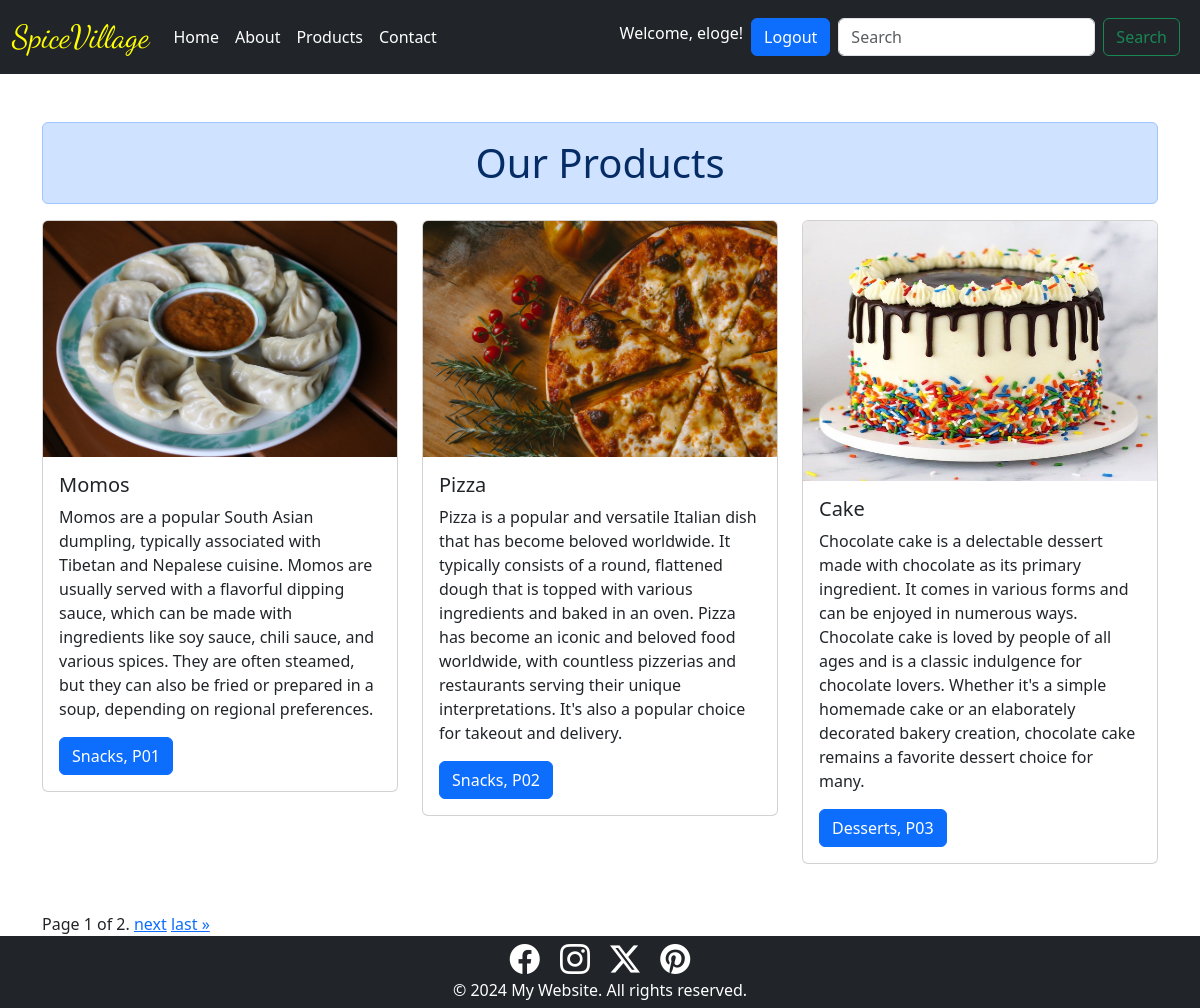
/products (signed in), run on the app's committed database.
### test1/models.py (models this page shows, shortened)
class Product(models.Model):
    product_id = models.CharField(max_length=30, unique=True)
    product_name = models.CharField(max_length=30)
    product_description= models.CharField(max_length=400)
    product_category= models.CharField(max_length=100)
    product_img= models.ImageField(upload_to='images/')

### test1/views.py (the view)
# urls.py: path('products', views.product, name='products'),
@login_required(login_url='loginuser')
def product (request):
    product_info = Product.objects.all()
    paginator = Paginator(product_info, 3)
    page_number = request.GET.get('page')
    page_obj = paginator.get_page(page_number)
    return render(request, 'test1/product.html', {'page_obj': page_obj})

### test1/templates/test1/product.html (shortened to what this page needs)
<!DOCTYPE html>
<html lang="en">
<head>
    <link href="https://cdn.jsdelivr.net/npm/bootstrap@5.3.8/dist/css/bootstrap.min.css" rel="stylesheet">
</head>
<body>
    {% include 'test1/navbar.html' %}
    <div class="container mt-5">
    <h1 class="alert alert-primary text-center">Our Products</h1>
    <div class="row mb-4">
        {% for x in page_obj %}
            <div class="col-lg-4 col-md-6 col-12 mb-4">
                <div class="card">
                    <img src="{{x.product_img.url}}" class="card-img-top img-fluid" alt="..." style="max-width: 100%; max-height: 260px;">
                    <div class="card-body">
                        <h5 class="card-title">{{x.product_name}}</h5>
                        <p class="card-text">{{x.product_description}}</p>
                        <a href="#" class="btn btn-primary">{{x.product_category}}, {{x.product_id}}</a>
                    </div>
                </div>
            </div>
        {% endfor %}
    </div>
  <div class="pagination">
    <span class="step-links">
        <span class="current">
            Page {{ page_obj.number }} of {{ page_obj.paginator.num_pages }}.
        </span>
        {% if page_obj.has_next %}
            <a href="?page={{ page_obj.next_page_number }}">next</a>
            <a href="?page={{ page_obj.paginator.num_pages }}">last &raquo;</a>
        {% endif %}
    </span>
  </div>
    </div>
     {% include 'test1/footer.html' %}
</body>
</html>

### test1/templates/test1/navbar.html (shortened to what this page needs)
<!DOCTYPE html>
<html lang="en">
<head>
    <link href="https://cdn.jsdelivr.net/npm/bootstrap@5.3.8/dist/css/bootstrap.min.css" rel="stylesheet">
</head>
<body>
    <nav class="navbar navbar-dark navbar-expand-lg bg-dark">
  <div class="container-fluid">
    <a class="navbar-brand" href="{% url 'home' %}" style="color: yellow; font-family: 'Dancing Script'; font-size:2rem;">SpiceVillage</a>
    <div class="collapse navbar-collapse" id="navbarSupportedContent">
      <ul class="navbar-nav me-auto mb-2 mb-lg-0">
        <li class="nav-item">
          <a class="nav-link active" aria-current="page" href="{% url 'home' %}" style="color: white;">Home</a>
        </li>
        <li class="nav-item">
          <a class="nav-link" href="#" style="color: white;">About</a>
        </li>
        <li class="nav-item">
          <a class="nav-link" href="{% url 'products' %}" style="color: white;">Products</a>
        </li>
         <li class="nav-item">
          <a class="nav-link" href="{% url 'contact' %}" style="color: white;">Contact</a>
        </li>
      </ul>
      {% if user.is_authenticated %}
        <p class="mt-2 px-2" style="color: white;">Welcome, {{ user.username }}!</p>
        <form method="post" action="{% url 'logoutuser' %}"  metho='get'>
          <button class="btn btn-primary" type="submit">Logout</button>
        </form>
      {% endif %}
      <form class="d-flex px-2" role="search">
        <input class="form-control me-2" type="search" placeholder="Search" aria-label="Search"/>
        <button class="btn btn-outline-success" type="submit">Search</button>
      </form>
    </div>
  </div>
</nav>
</body>
</html>

### test1/templates/test1/footer.html (shortened to what this page needs)
<!DOCTYPE html>
<html lang="en">
<head>
    <link href="https://cdn.jsdelivr.net/npm/bootstrap@5.3.8/dist/css/bootstrap.min.css" rel="stylesheet">
    <link rel="stylesheet" href="https://cdn.jsdelivr.net/npm/bootstrap-icons@1.13.1/font/bootstrap-icons.min.css">
</head>
<body>
    <div class="container-fluid text-center" mt-2 style="background-color: #212529;">
        <div class="row">
            <span>
                <a href="https://www.facebook.com/"><i class="bi bi-facebook mx-2" style="color: white; font-size: 30px;"></i></a>
                <a href="https://www.instagram.com/"><i class="bi bi-instagram mx-2" style="color: white; font-size: 30px;"></i></a>
                <a href="https://twitter.com/"><i class="bi bi-twitter-x mx-2" style="color: white; font-size: 30px;"></i></a>
                <a href="https://www.pinterest.com/"><i class="bi bi-pinterest mx-2" style="color: white; font-size: 30px;"></i></a>
            </span>
        </div>
        <div class="row">
            <h6 class="text-white">© 2024 My Website. All rights reserved.</h6>
        </div>
    </div>
</body>
</html>

### data on the page
Product: product_img (picture), product_name "Momos", product_description "Momos are a popular South Asian dumpling, typically associated with Tibetan and Nepalese cuisine. Momos are usually served with a flavorful dipping sauce, which can be made with ingredients like soy sauce, chili sauce, and various spices. They are often steamed, but they can also be fried or prepared in a soup, depending on regional preferences.", product_category "Snacks", product_id "P01"
Product: product_img (picture), product_name "Pizza", product_description "Pizza is a popular and versatile Italian dish that has become beloved worldwide. It typically consists of a round, flattened dough that is topped with various ingredients and baked in an oven. Pizza has become an iconic and beloved food worldwide, with countless pizzerias and restaurants serving their unique interpretations. It's also a popular choice for takeout and delivery.", product_category "Snacks", product_id "P02"
Product: product_img (picture), product_name "Cake", product_description "Chocolate cake is a delectable dessert made with chocolate as its primary ingredient. It comes in various forms and can be enjoyed in numerous ways. Chocolate cake is loved by people of all ages and is a classic indulgence for chocolate lovers. Whether it's a simple homemade cake or an elaborately decorated bakery creation, chocolate cake remains a favorite dessert choice for many.", product_category "Desserts", product_id "P03"

### other printed values
{{ user.username }} "eloge"
{{ page_obj.number }} "1"
{{ page_obj.paginator.num_pages }} "2"
